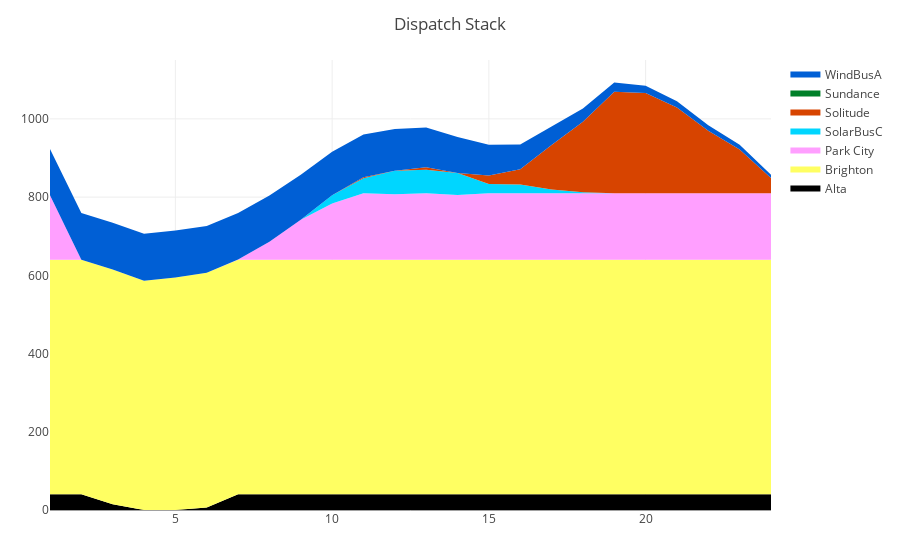

Notebook cell for this chart:
### Code cell
area2(getEDresult(EconomicDispatch,sys))

### Figure 1 — Plotly figure (JSON) as saved in the notebook; plotly's stock layout.template omitted (floating-point values rounded to 4 significant figures)
{"data": [{"fill": "tonexty", "fillcolor": "#000000", "mode": "none", "name": "Alta", "type": "scatter", "x": [1, 2, 3, 4, 5, 6, 7, 8, 9, 10, 11, 12, 13, 14, 15, 16, 17, 18, 19, 20, 21, 22, 23, 24], "y": [40, 40, 14.79, 0, 0, 6.604, 40, 40, 40, 40, 40, 40, 40, 40, 40, 40, 40, 40, 40, 40, 40, 40, 40, 40]}, {"fill": "tonexty", "fillcolor": "#FFFF62", "mode": "none", "name": "Brighton", "type": "scatter", "x": [1, 2, 3, 4, 5, 6, 7, 8, 9, 10, 11, 12, 13, 14, 15, 16, 17, 18, 19, 20, 21, 22, 23, 24], "y": [640, 640, 614.8, 586.5, 594.6, 606.6, 640, 640, 640, 640, 640, 640, 640, 640, 640, 640, 640, 640, 640, 640, 640, 640, 640, 640]}, {"fill": "tonexty", "fillcolor": "#FF9FFF", "mode": "none", "name": "Park City", "type": "scatter", "x": [1, 2, 3, 4, 5, 6, 7, 8, 9, 10, 11, 12, 13, 14, 15, 16, 17, 18, 19, 20, 21, 22, 23, 24], "y": [804.6, 640.1, 614.8, 586.5, 594.6, 606.6, 640.6, 686.1, 742.3, 783.5, 810, 807.6, 810, 805.2, 810, 810, 810, 810, 810, 810, 810, 810, 810, 810]}, {"fill": "tonexty", "fillcolor": "#00D6FF", "mode": "none", "name": "SolarBusC", "type": "scatter", "x": [1, 2, 3, 4, 5, 6, 7, 8, 9, 10, 11, 12, 13, 14, 15, 16, 17, 18, 19, 20, 21, 22, 23, 24], "y": [804.6, 640.1, 614.8, 586.5, 594.6, 606.6, 640.6, 686.1, 742.3, 804.5, 848.0, 867.3, 870, 861.8, 833.8, 832.0, 819.3, 812.5, 810, 810, 810, 810, 810, 810]}, {"fill": "tonexty", "fillcolor": "#D74400", "mode": "none", "name": "Solitude", "type": "scatter", "x": [1, 2, 3, 4, 5, 6, 7, 8, 9, 10, 11, 12, 13, 14, 15, 16, 17, 18, 19, 20, 21, 22, 23, 24], "y": [804.6, 640.1, 614.8, 586.5, 594.6, 606.6, 640.6, 686.1, 742.3, 804.5, 851.0, 867.3, 876.1, 861.8, 855.1, 871.4, 933.0, 992.8, 1069.0, 1066.0, 1029.0, 969.8, 922.0, 849.0]}, {"fill": "tonexty", "fillcolor": "#008029", "mode": "none", "name": "Sundance", "type": "scatter", "x": [1, 2, 3, 4, 5, 6, 7, 8, 9, 10, 11, 12, 13, 14, 15, 16, 17, 18, 19, 20, 21, 22, 23, 24], "y": [804.6, 640.1, 614.8, 586.5, 594.6, 606.6, 640.6, 686.1, 742.3, 804.5, 851.0, 867.3, 876.1, 861.8, 855.1, 871.4, 933.0, 992.8, 1069.0, 1066.0, 1029.0, 969.8, 922.0, 849.0]}, {"fill": "tonexty", "fillcolor": "#005FD5", "mode": "none", "name": "WindBusA", "type": "scatter", "x": [1, 2, 3, 4, 5, 6, 7, 8, 9, 10, 11, 12, 13, 14, 15, 16, 17, 18, 19, 20, 21, 22, 23, 24], "y": [922.8, 759.2, 734.5, 706.5, 714.4, 726.1, 759.6, 804.0, 857.2, 915.8, 959.8, 974.0, 977.9, 953.8, 933.6, 934.4, 980.5, 1027.0, 1093.0, 1085.0, 1045.0, 983.5, 933.9, 857.3]}], "layout": {"margin": {"b": 50, "l": 50, "r": 50, "t": 60}, "title": "Dispatch Stack"}}
